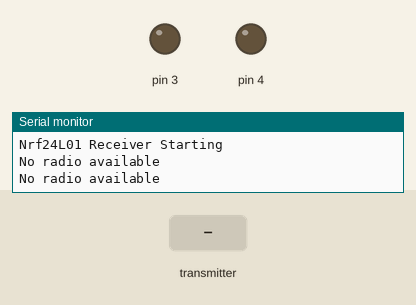
Recording of a sketch running on a simulated Arduino Uno, built with avr-gcc and run on an emulated ATmega328P. On the bench: output pins drawn as LEDs (lit = HIGH), the last lines printed to the serial monitor. The test bench sets the inputs (shaded band). No radio packets arrive unless stated.

Above: at 1.8 s.
1.9 s: the transmitter starts sending joystick.0 = 0
At 3.2 s:
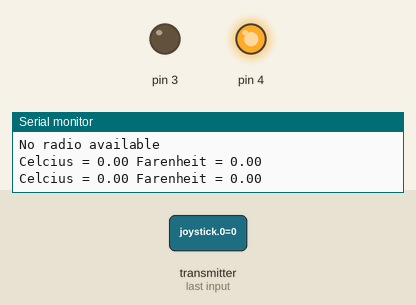
3.5 s: the transmitter starts sending joystick.0 = 100
At 5.0 s:
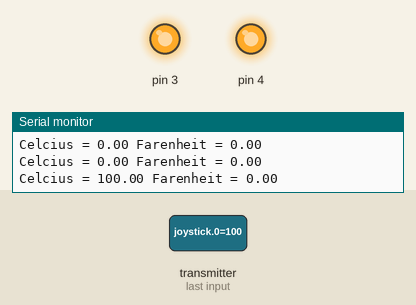
Timing chart, 0 to 6.5 s (numbered marks = the images above; inputs shaded):
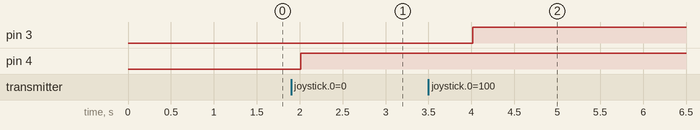

Measured:
- after the input at 1.9 s, pin 4: LOW → HIGH after 0.11 s
- after the input at 3.5 s, pin 3: LOW → HIGH after 0.51 s

The sketch:

OnewireTemp_Receiver_UNOBoard_nRF24l01.ino
```cpp
#include <nRF24L01.h>
#include <printf.h>
#include <RF24.h>
#include <RF24_config.h>
//#include <OneWire.h>
//#include <DallasTemperature.h>


#include <SPI.h>


/*-----( Declare Constants and Pin Numbers )-----*/
#define CE_PIN  9
#define CSN_PIN 10
#define MAX_TEMP 65

// NOTE: the "LL" at the end of the constant is "LongLong" type
const uint64_t pipe = 0xE8E8F0F0E1LL; // Define the transmit pipe


/*-----( Declare objects )-----*/
RF24 radio(CE_PIN, CSN_PIN); // Create a Radio
/*-----( Declare Variables )-----*/
float joystick[2];  // 2 element array holding Joystick readings

void setup()   /****** SETUP: RUNS ONCE ******/
{

  pinMode(3, OUTPUT);
  pinMode(4, OUTPUT);

  Serial.begin(9600);
  // delay(2000);
  Serial.println("Nrf24L01 Receiver Starting");
  radio.begin();
  radio.openReadingPipe(1, pipe);
  //  radio.openReadingPipe(pipe);
  radio.startListening();;
}//--(end setup )---


void loop()   /****** LOOP: RUNS CONSTANTLY ******/
{
  if ( radio.available() )
  {
    // Fetch the data payload
    radio.read( joystick, sizeof(joystick) );
    Serial.print("Celcius = ");
    Serial.print(joystick[0]);
    Serial.print(" Farenheit = ");
    Serial.println(joystick[1]);
    if (joystick[0] > MAX_TEMP)
    {
      digitalWrite(3, HIGH);   // set the Red LED on
      //delay(1000);        // wait for a second
      //digitalWrite(4, LOW);
    }
    else
    {
      digitalWrite(4, HIGH);    // set the Green LED off
     // delay(1000);              // wait for a second
      //digitalWrite(3, LOW);
    }
  }
  else
  {
    Serial.println("No radio available");
  }

  delay(1000);

}//--(end main loop )---


/*-----( Declare User-written Functions )-----*/

//NONE
//*********( THE END )***********
```
